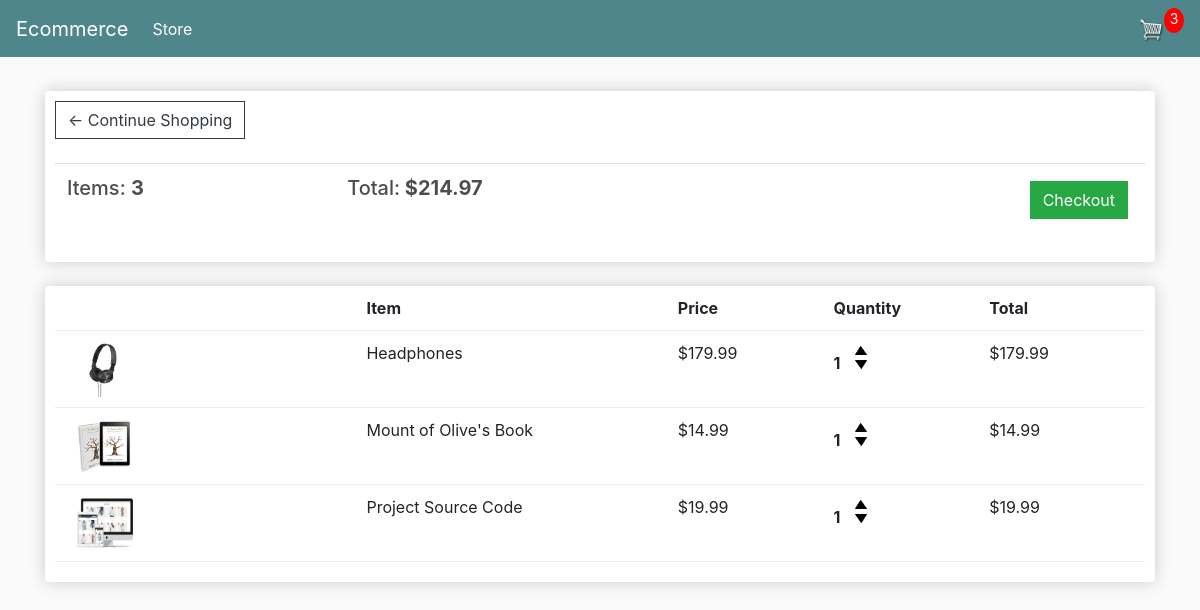
The app's page /cart/ (signed in) with its own data.
### store/models.py (models this page shows, shortened)
class Order(models.Model):
    customer = models.ForeignKey(
        Customer, on_delete=models.SET_NULL, null=True, blank=True)
    date_ordered = models.DateTimeField(auto_now_add=True)
    complete = models.BooleanField(default=False)
    transaction_id = models.CharField(max_length=100, null=True)
    @property
    def get_cart_total(self):
        orderitems = self.orderitem_set.all()
        total = sum([item.get_total for item in orderitems])
        return total
    @property
    def get_cart_items(self):
        orderitems = self.orderitem_set.all()
        total = sum([item.quantity for item in orderitems])
        return total

class OrderItem(models.Model):
    product = models.ForeignKey(Product, on_delete=models.SET_NULL, null=True)
    order = models.ForeignKey(Order, on_delete=models.SET_NULL, null=True)
    quantity = models.IntegerField(default=0, null=True, blank=True)
    date_added = models.DateTimeField(auto_now_add=True)
    @property
    def get_total(self):
        total = self.product.price * self.quantity
        return total

class Product(models.Model):
    name = models.CharField(max_length=200)
    price = models.FloatField()
    digital = models.BooleanField(default=False, null=True, blank=True)
    image = models.ImageField(null=True, blank=True)
    @property
    def imageURL(self):
        try:
            url = self.image.url
        except:
            url = ''
        return url

### store/views.py (the view)
# urls.py: path('cart/', views.cart, name="cart"),
def cart(request):
	data = cartData(request)
	cartItems = data['cartItems']
	order = data['order']
	items = data['items']
	context = {'items':items, 'order':order, 'cartItems':cartItems}
	return render(request, 'store/cart.html', context)

### store/utils.py (called while the page is built)
def cartData(request):
	if request.user.is_authenticated:
		customer = request.user.customer
		order, created = Order.objects.get_or_create(customer=customer, complete=False)
		items = order.orderitem_set.all()
		cartItems = order.get_cart_items
	else:
		cookieData = cookieCart(request)
		cartItems = cookieData['cartItems']
		order = cookieData['order']
		items = cookieData['items']
	return {'cartItems':cartItems ,'order':order, 'items':items}

### store/templates/store/cart.html
{% extends 'store/main.html' %}
{% load static %}
{% block content %}
	<div class="row">
		<div class="col-lg-12">
			<div class="box-element">
				<a  class="btn btn-outline-dark" href="{% url 'store' %}">&#x2190; Continue Shopping</a>
				<br>
				<br>
				<table class="table">
					<tr>
						<th><h5>Items: <strong>{{order.get_cart_items}}</strong></h5></th>
						<th><h5>Total:<strong> ${{order.get_cart_total|floatformat:2}}</strong></h5></th>
						<th>
							<a  style="float:right; margin:5px;" class="btn btn-success" href="{% url 'checkout' %}">Checkout</a>
						</th>
					</tr>
				</table>
			</div>
			<br>
			<div class="box-element">
				<div class="cart-row">
					<div style="flex:2"></div>
					<div style="flex:2"><strong>Item</strong></div>
					<div style="flex:1"><strong>Price</strong></div>
					<div style="flex:1"><strong>Quantity</strong></div>
					<div style="flex:1"><strong>Total</strong></div>
				</div>
				{% for item in items %}
				<div class="cart-row">
					<div style="flex:2"><img class="row-image" src="{{item.product.imageURL}}"></div>
					<div style="flex:2"><p>{{item.product.name}}</p></div>
					<div style="flex:1"><p>${{item.product.price|floatformat:2}}</p></div>
					<div style="flex:1">
						<p class="quantity">{{item.quantity}}</p>
						<div class="quantity">
							<img data-product="{{item.product.id}}" data-action="add" class="chg-quantity update-cart" src="{% static  'images/arrow-up.png' %}">
							<img data-product="{{item.product.id}}" data-action="remove" class="chg-quantity update-cart" src="{% static  'images/arrow-down.png' %}">
						</div>
					</div>
					<div style="flex:1"><p>${{item.get_total|floatformat:2}}</p></div>
				</div>
				{% endfor %}
			</div>
		</div>
	</div>
{% endblock content %}

### static/css/main.css (style rules this page uses)
body { background-color: hsl(0, 0%, 98%); }
h1,h2,h3,h4,h5,h6 { color:hsl(0, 0%, 30%); }
.box-element { box-shadow:hsl(0, 0%, 80%) 0 0 16px; background-color: #fff; border-radius: 4px; padding: 10px; }
.col-lg-4, .col-lg-6, .col-lg-8, .col-lg-12 { margin-top: 10px; }
.btn { border-radius: 0; }
.row-image { width: 100px; }
.cart-row { display: flex; align-items: flex-stretch; padding-bottom: 10px; margin-bottom: 10px; border-bottom: 1px solid #ececec; }
.quantity { display: inline-block; font-weight: 700; padding-right:10px; }
.chg-quantity { width: 12px; cursor: pointer; display: block; margin-top: 5px; transition:.1s; }

### records on screen
Order: get_cart_items "3", get_cart_total "214.97"
OrderItem: product.imageURL (picture), product.name "Headphones", product.price "179.99", quantity "1", get_total "179.99"
OrderItem: product.imageURL (picture), product.name "Mount of Olive's Book", product.price "14.99", quantity "1", get_total "14.99"
OrderItem: product.imageURL (picture), product.name "Project Source Code", product.price "19.99", quantity "1", get_total "19.99"

### other values on screen
{{ cartItems }} "3"
